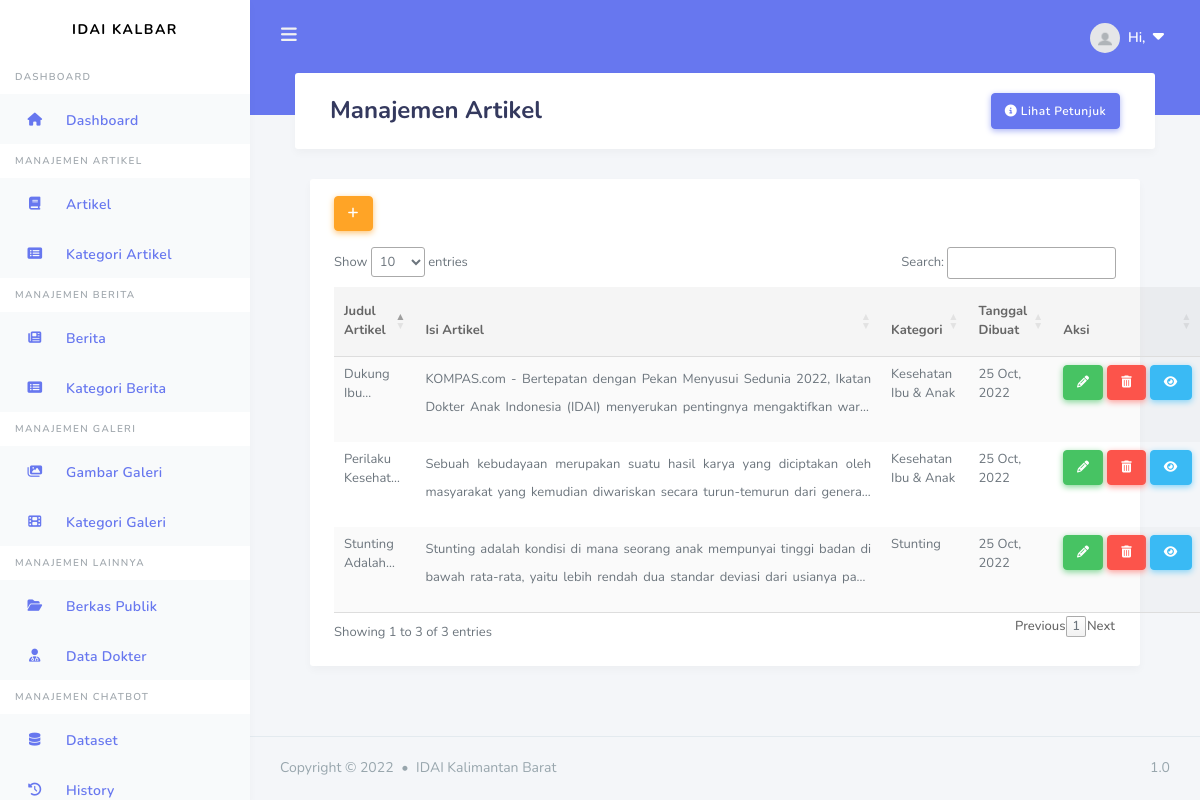
Page /admin/artikel on the committed database.
### apps/models.py (models this page shows, shortened)
class Article(db.Model):
    id = db.Column(db.Integer, primary_key=True)
    title = db.Column(db.String(100), nullable=False)
    image_article = db.Column(db.String(20))
    date_posted = db.Column(db.DateTime, nullable=False, default=datetime.utcnow)
    content = db.Column(db.Text, nullable=False)
    slug = db.Column(db.Text, nullable=False, unique=True)
    user_id = db.Column(db.Integer, db.ForeignKey('user.id'), nullable=False)
    category_id = db.Column(db.Integer, db.ForeignKey('category.id'),
        nullable=False)
    category = db.relationship('Category', backref=db.backref('article', lazy=True))

class Category(db.Model):
    id = db.Column(db.Integer, primary_key=True)
    name = db.Column(db.String(50), nullable=False)
    slug = db.Column(db.String(50))

### apps/articles/routes.py (the view)
@articles.route("/admin/artikel")
def article_admin():
    articles=Article.query.order_by(Article.date_posted.desc())
    cat = Category.query.all()
    return render_template('users/admin/articles/artikel_admin.html', title='Artikel', articles=articles, cat=cat)

### apps/templates/users/admin/articles/artikel_admin.html (shortened to what this page needs)
{% extends "layouts/base_dashboard.html" %}
{% block header %}
<div class="container">
    <h1>Manajemen {{ title }}</h1>
    <button type="button" class="btn btn-primary float-right" data-toggle="modal" data-target="#exampleModal">
        <i class="fa-solid fa-circle-info"></i>&nbsp;Lihat Petunjuk
    </button>
  </div>
{% endblock header %}
{% block content %}
<div class="container">
    <div class="row">
      <div class="col-12 col-md-12 col-lg-12">
        <div class="card">
          <section class="section m-4">
                <div class="mb-3">
                    <a href="{{ url_for('articles.new_article') }}" type="button" class="btn btn-warning btn-md" data-placement="top" title="Tambah Artikel"><i class="fa-solid fa-plus"></i></a>
                </div>
                <table id="data" class="table table-striped table-hover" >
                    <thead>
                      <tr>
                        <th scope="col">Judul Artikel</th>
                        <th scope="col">Isi Artikel</th>
                        <th scope="col">Kategori</th>
                        <th scope="col">Tanggal Dibuat</th>
                        <th scope="col">Aksi</th>
                      </tr>
                    </thead>
                    <tbody>
                        {% for article in articles %}
                      <tr>
                        <td>
                            <div class="module line-clamp">
                                {{ article.title }}
                             </div>
                        </td>
                        <td>
                            <div class="module line-clamp">
                               {{ article.content | safe}}
                            </div>
                        </td>
                        <td>{{ article.category.name }}</td>
                        <td>{{ article.date_posted.strftime('%d %b, %Y') }}</td>
                        <td>
                            <div class="d-grid gap-2 d-md-flex justify-content-md-end">
                                <a href="{{ url_for('articles.article_update', artikel_id=article.id) }}" type="button" class="btn btn-success btn-md mr-1" title="Ubah Artikel">
                                    <i class="fa-solid fa-pencil"></i>
                                </a>
                                <button type="button" class="btn btn-danger btn-md mr-1" data-toggle="modal" data-target="#deleteModal{{article.id}}" title="Hapus Artikel">
                                    <i class="fa-solid fa-trash-can"></i>
                                </button>
                                <button type="button" class="btn btn-md btn-info " data-toggle="modal" data-target="#myModal{{article.id}}" title="Lihat Artikel">
                                    <i class="fa-solid fa-eye"></i>
                                </button>
                            </div>
                        </td>
                    </tr>
                    {% endfor %}
                    </tbody>
                </table>
          </section>
        </div>
      </div>
    </div>
</div>
{% endblock content%}

### apps/static/assets/css/custom.css (style rules this page uses)
.module { margin: 0 0 1em 0; overflow: hidden; }
.module p { text-align: justify; margin: 0; }
.line-clamp { display: -webkit-box; -webkit-line-clamp: 2; -webkit-box-orient: vertical; }

### rows in the picture
Article: title "Perilaku…", content "Sebuah kebudayaan merupakan suatu hasil karya yang diciptakan oleh masyarakat yang kemudian diwariskan secara turun-temurun dari…", category.name "Kesehatan Ibu & Anak", date_posted "25 Oct, 2022"
Article: title "Stunting…", content "Stunting adalah kondisi di mana seorang anak mempunyai tinggi badan di bawah rata-rata, yaitu lebih rendah dua standar deviasi dari usianya…", category.name "Stunting", date_posted "25 Oct, 2022"
Article: title "Dukung…", content "KOMPAS.com - Bertepatan dengan Pekan Menyusui Sedunia 2022, Ikatan Dokter Anak Indonesia (IDAI) menyerukan pentingnya mengaktifkan…", category.name "Kesehatan Ibu & Anak", date_posted "25 Oct, 2022"

### other values in the picture
{{ title }} "Artikel"
